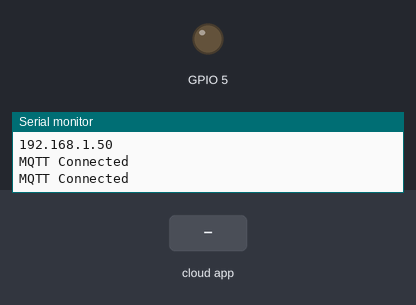
Bench run of a sketch on a simulated ESP8266 (NodeMCU). Parts: output pins drawn as LEDs (lit = HIGH), the last lines printed to the serial monitor. The test bench sets the inputs (shaded band). WiFi joins after 1.5 s; servers stay silent unless stated; no MQTT or app messages arrive unless stated.

Above: at 3.2 s.
3.3 s: the phone or cloud app sets switch to ON
At 4.0 s:
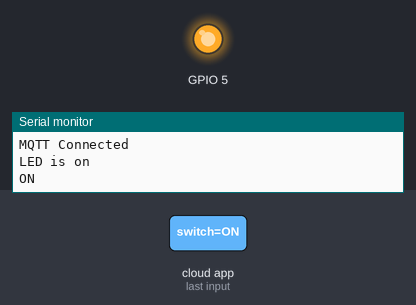
Timing chart, 0 to 6.3 s (numbered marks = the images above; inputs shaded):
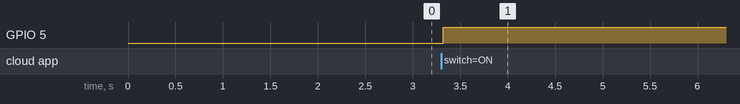

Measured:
- after the input at 3.3 s, GPIO 5: LOW → HIGH at once

The sketch:

MQTT.ino
```cpp
#include"Adafruit_MQTT.h"         // Adafruit APIs for MQTT server talks
#include"Adafruit_MQTT_Client.h"  // Board Specification APIs are defined inside this one
#include <ESP8266WiFi.h>


  WiFiClient client1;
 /*------------------------------------------------------------
     * Arguments:
     * 1. Address of WiFiClient Object
     * 2. Port Address : 1883 or 8883
     * 3. Username of the Adafruit A/c (String)
     * 4. API Key value from the A/c (String)
     *-------------------------------------------------------------*/
     char NAME[]="diot1111";
     char API_KEY[]="907e5bc7352647448d584daaec156602";
     char URL[]="io.adafruit.com";
     Adafruit_MQTT_Client mqtt(&client1,URL,1883,NAME,API_KEY);


  /*-----------------------------------------------------------
     * Arguments
     * 1. Address of the Adafruit_MQTT_Client
     * 2. Adafruit Username
     * 3. link of the 'Feeds' we have cretaed in Adafruit
     * 4. MQTT_QoS_0/1/2 => Quality of Service (Optional)
     *------------------------------------------------------------*/
   Adafruit_MQTT_Publish mypub=Adafruit_MQTT_Publish(&mqtt,"diot1111/feeds/status");

   Adafruit_MQTT_Subscribe mysub=Adafruit_MQTT_Subscribe(&mqtt,"diot1111/feeds/switch");


void setup() {
  // put your setup code here, to run once:
  pinMode(5,OUTPUT);

  WiFi.begin("Android","12435687");
  Serial.begin(115200);

  while(WiFi.status() != WL_CONNECTED)
    {
      Serial.println("Connecting");
      delay(1000);
    }

  Serial.println(LED_BUILTIN);
   /*--------------------------------------------------------------
    * String Pool Note
    * Serail.println(F("")) will be stored in Flash memory
    */

    //Printg the Local IP
    Serial.println(WiFi.localIP());

    //Subcsribe to topic Feed
    mqtt.subscribe(&mysub);

    mqtt.connect();
}

void loop() {
  // put your main code here, to run repeatedly:

   if(mqtt.connected())
   {
                /*---------------------------------------------------------
             * publisher code:
             * 5 Max subscription
             *  To change goto HEader file
             *      "#define MAXSUBSCRIBE 5"
             */
        Serial.println("MQTT Connected");
   }
   else if(mqtt.connect()==0)
   {
      Serial.println("Connecting to the MQTT....");
   }
             Serial.println("MQTT Connected");
             //mypub.publish("hi");
             Adafruit_MQTT_Subscribe *sub;
             while(sub=mqtt.readSubscription(5000))
             {
                if(sub==&mysub)
                {
                  if(strcmp((char *)mysub.lastread,"ON")==0)
                  {

                  Serial.println("LED is on");
                  Serial.println((char*)mysub.lastread);
                  digitalWrite(5,HIGH);
                  }
                  else
                  {
                  Serial.println("LED off");
                  analogWrite(5,LOW);
                  }
                  }
             }
   Serial.println(".");
   delay(1000);
}
```
